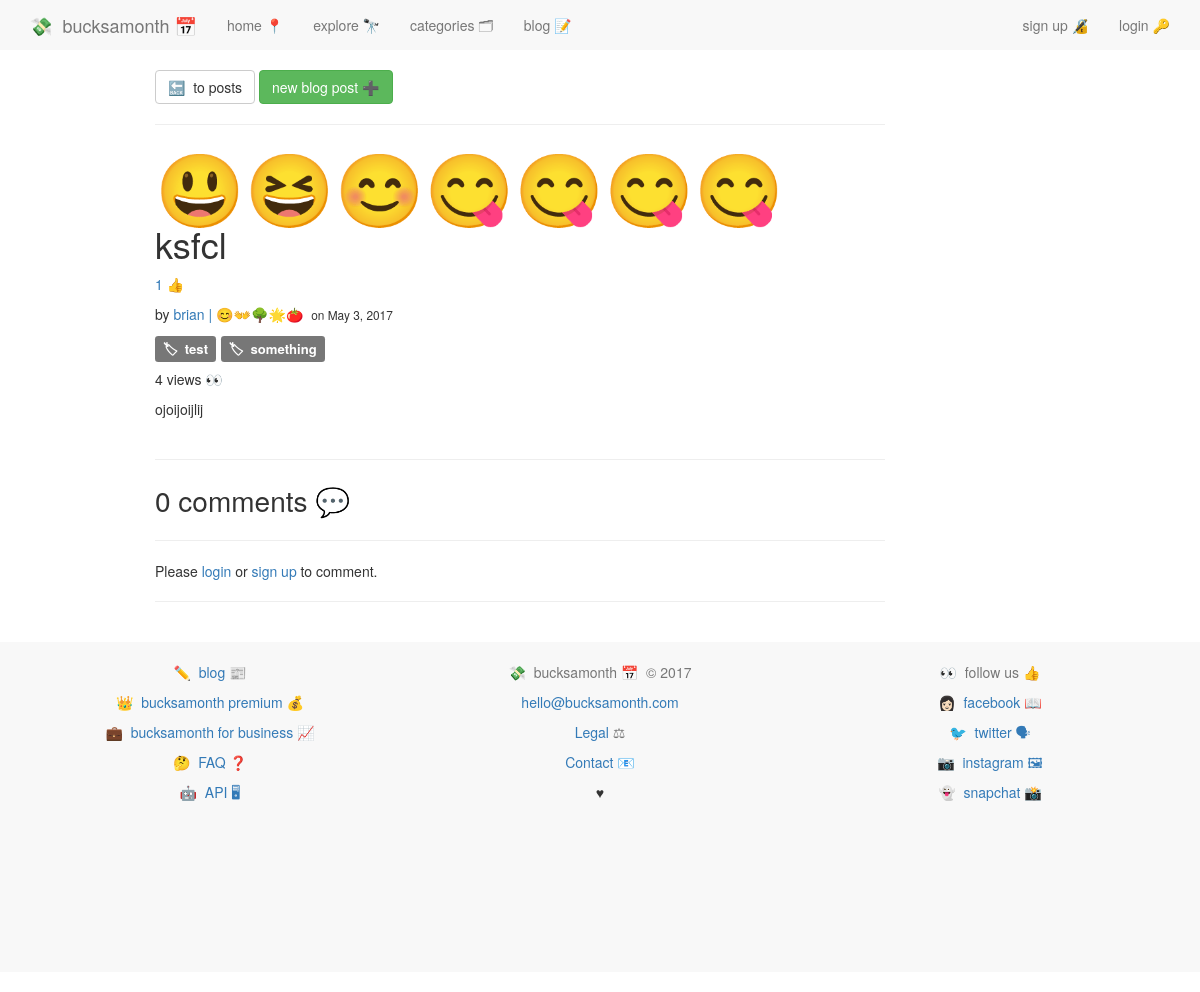
Page /blog/ksfcl/ on the committed database.
### blog/models.py (models this page shows, shortened)
class Post(models.Model):
    user               = models.ForeignKey(settings.AUTH_USER_MODEL)
    approved           = models.BooleanField(default=False, blank=True)
    title              = models.CharField(max_length=100)
    emoji              = models.CharField(max_length=50, blank=True)
    slug               = models.SlugField(unique=True)
    views              = models.PositiveIntegerField(default=0)
    services           = models.ManyToManyField(Service, blank=True, related_name="post_service")
    tags = TaggableManager()
    likes = models.ManyToManyField(settings.AUTH_USER_MODEL, blank=True, related_name='post_likes')
    content = models.TextField()
    draft = models.BooleanField(default=False)
    publish = models.DateField(auto_now=False, auto_now_add=False)
    updated = models.DateTimeField(auto_now=True, auto_now_add=False)
    timestamp = models.DateTimeField(auto_now=False, auto_now_add=True)
    class Meta:
        ordering = ['-timestamp', '-updated']
    @property
    def comments(self):
        instance = self
        qs = Comment.objects.filter_by_instance(instance)
        return qs
    @property
    def get_content_type(self):
        instance = self
        content_type = ContentType.objects.get_for_model(instance.__class__)
        return content_type
    def get_absolute_url(self):
        return reverse("blog:detail", kwargs={"slug":self.slug})

### accounts/models.py (models this page shows, shortened)
class UserProfile(models.Model):
	user = models.OneToOneField(User)
	description = models.CharField(max_length=100, default='')
	twitter = models.CharField(max_length=100, default='')
	emoji = models.CharField(max_length=10, default='')
	setup = models.BooleanField(default=False)
	uid = models.CharField(default=uuid.uuid4, max_length=40)
	email_valid = models.BooleanField(default=False)
	followers = models.ManyToManyField('self')

### blog/views.py (the view, shortened to what this page needs)
# urls.py: url(r'^(?P<slug>.+)/$', views.detail, name='detail'),
def detail(request, slug):
    instance = get_object_or_404(Post, slug=slug)
    instance.views += 1
    instance.save()
    initial_data = {
		'content_type':instance.get_content_type,
		'object_id':instance.id
	}
    form = CommentForm(request.POST or None, initial=initial_data)
    comments = instance.comments
    context = {
        'instance':instance,
        'comments':comments,
        'form':form,
    }
    return render(request, 'blog/post_detail.html', context)

### blog/models.py (called while the page is built)
def pre_save_post_receiver(sender, instance, *args, **kwargs):
	if not instance.slug:
		instance.slug = create_slug(instance)

### comments/models.py (called while the page is built)
	def filter_by_instance(self, instance):
		content_type = ContentType.objects.get_for_model(instance.__class__)
		obj_id = instance.id
		qs = super(CommentManager, self).filter(content_type=content_type, object_id=obj_id)
		return qs

### blog/templates/blog/post_detail.html (shortened to what this page needs)
{% extends 'base.html' %}
{% load crispy_forms_tags %}
{% block content %}
{% include 'nav.html' %}
<div class="container">
  <div class="col-md-8 col-md-offset-1">
  	<p><a class="btn btn-default" href="{% url 'blog:index'%}">🔙&nbsp;&nbsp;to posts</a>   <a class="btn btn-success" href="{% url 'blog:create' %}">new blog post ➕</a></p>
  	<hr>
    <h1><span style="font-size:2em">{{ instance.emoji }}</span><br />{{ instance.title }} </h1>
      {% if user.is_authenticated %}
      <p><a class="like-btn" data-href="{{ instance.get_api_like_url }}" data-like="{{ instance.likes.count }}" href="#like">{{ instance.likes.count }} 👍 {% if request.user in instance.likes.all %}😃{% endif %}</a></p>
      {% else %}
      <p><a href="#login" data-toggle="modal" data-target="#myModal-login">{{ instance.likes.count }} 👍</a></p>
      {% endif %}
  		<p>by <a href="{% url 'blog:author_view' username=instance.user.username %}">{{ instance.user.username }} | {{ instance.user.userprofile.emoji }}</a>&nbsp;&nbsp;<small>on {{ instance.publish }}</small></p>
      <p><span style="font-size:1.25em; word-wrap:break-word;">{% for tag in instance.tags.all %}<a href="{% url 'blog:tag_view' slug=tag %}" class="label label-default" >🏷&nbsp;&nbsp;{{ tag }}</a> {% endfor %}</span></p>
      <p>{{ instance.views }} views 👀</p>
  		<div class="post-detail-item">{{ instance.content | safe }}</div>
      <br />
  		<hr>
      <p style="font-size:2em;">{{ comments.count }} comment{{ comments.count | pluralize }} 💬</p>
      <hr>
      {% if user.is_authenticated %}
      <div class="">
      <form id="post-form" method="POST" action=".">
      {% csrf_token %}
      {{ form | crispy }}
      <br />
      <input type="submit" value="comment 🗣" class="btn btn-default"></input>
      </form>
      </div>
      {% else %}
      <p>Please <a href="{% url 'accounts:login' %}">login</a> or <a href="{% url 'accounts:register' %}">sign up</a> to comment.</p>
      {% endif %}
      <hr>
  </div>
</div>
{% endblock %}

### static/css/main.css (style rules this page uses)
body { min-height: 200px; padding-top: 70px; padding-bottom: 20px; }
a { text-decoration: none; }

### rows in the picture
Post: emoji "😃😆😊😋😋😋😋", title "ksfcl", likes.count "1", user.username "brian", user.userprofile.emoji "😊👐🌳🌟🍅", publish "May 3, 2017", views "4", content "ojoijoijlij"
Tag: name "test"
Tag: name "something"

### other values in the picture
{{ comments.count }} "0"
{{ comments.count | pluralize }} "s"
